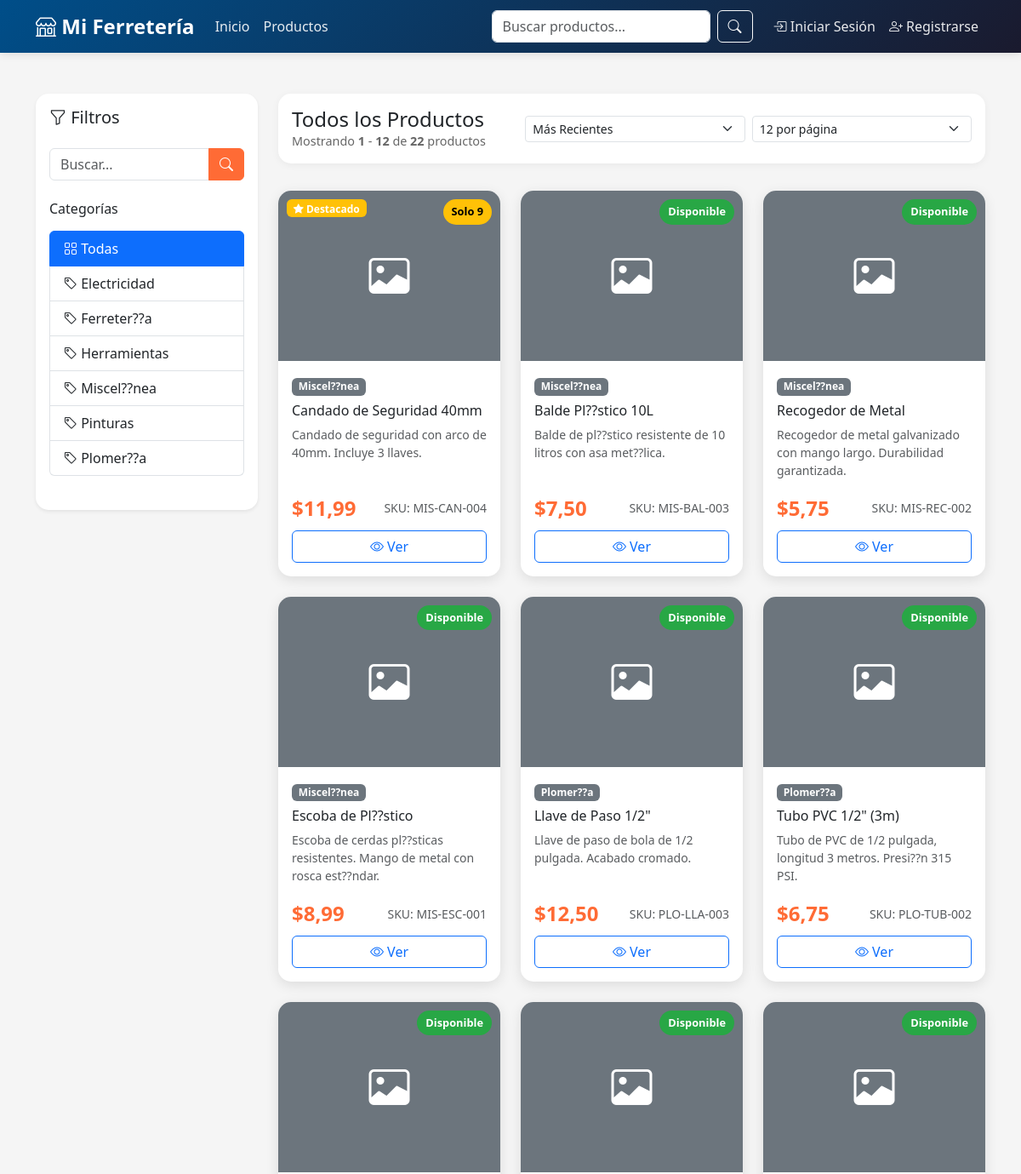
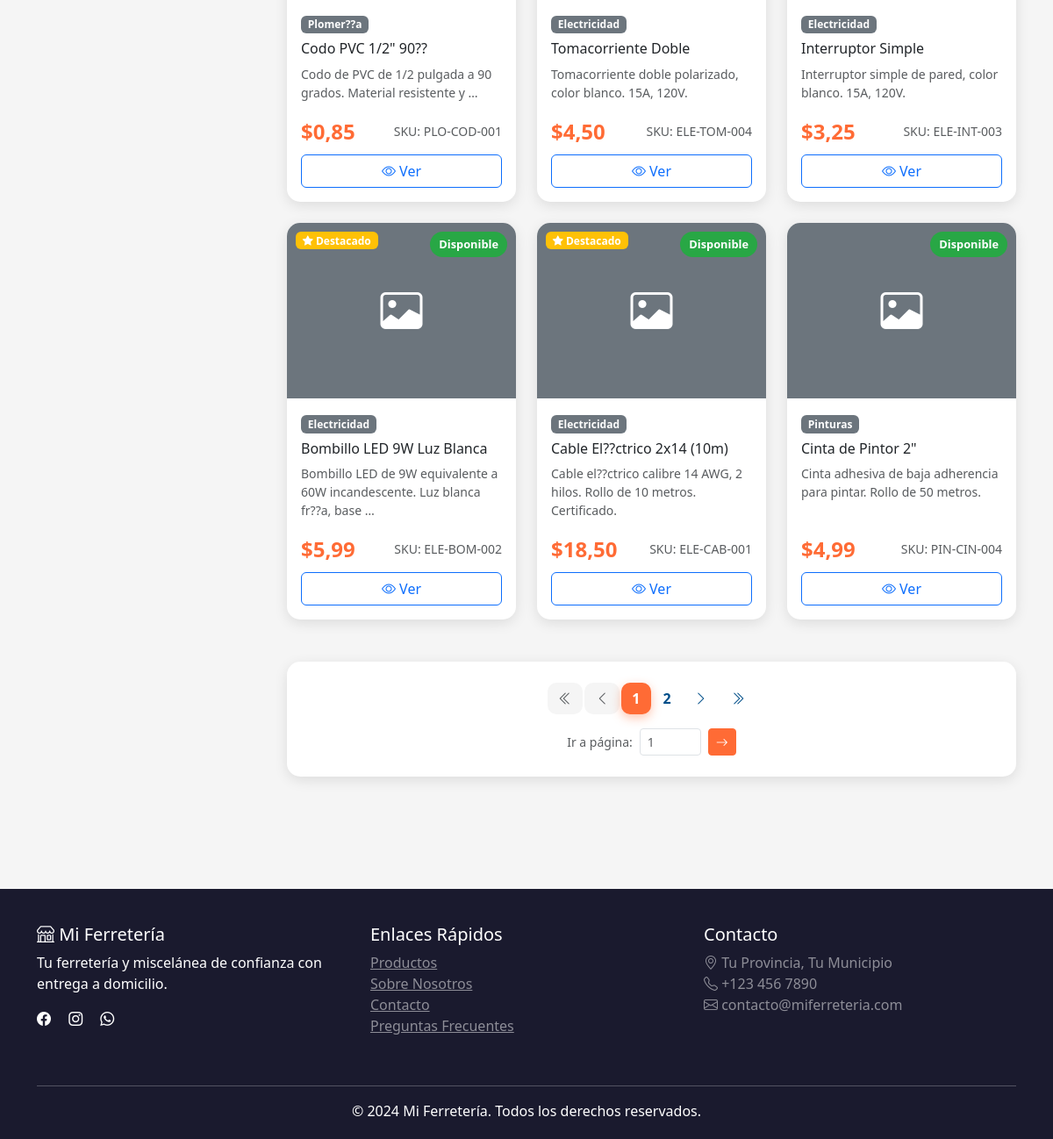
/productos/, run on the app's committed database (2 pictures, top to bottom).
### shop/models.py (models this page shows, shortened)
class Category(models.Model):
    name = models.CharField(max_length=100, verbose_name="Nombre")
    description = models.TextField(blank=True, verbose_name="Descripción")
    slug = models.SlugField(unique=True, db_index=True)  # ✅ ÍNDICE: Para búsquedas por slug
    created_at = models.DateTimeField(auto_now_add=True, db_index=True)  # ✅ ÍNDICE: Para ordenar
    class Meta:
        verbose_name = "Categoría"
        verbose_name_plural = "Categorías"
        ordering = ['name']
        indexes = [
            models.Index(fields=['name']),
        ]

class Product(models.Model):
    category = models.ForeignKey(
        Category,
        on_delete=models.CASCADE,
        related_name='products',
        verbose_name="Categoría",
        db_index=True  # ✅ ÍNDICE: Para búsquedas por categoría
    )
    name = models.CharField(max_length=200, verbose_name="Nombre", db_index=True)  # ✅ ÍNDICE: Para búsquedas
    description = models.TextField(verbose_name="Descripción")
    price = models.DecimalField(
        max_digits=10,
        decimal_places=2,
        validators=[MinValueValidator(Decimal('0.01'))],
        verbose_name="Precio",
        db_index=True  # ✅ ÍNDICE: Para ordenar por precio
    )
    stock = models.IntegerField(
        default=0,
        validators=[MinValueValidator(0)],
        verbose_name="Stock",
        db_index=True  # ✅ ÍNDICE: Para filtros de stock
    )
    image = models.ImageField(upload_to='products/', blank=True, null=True, verbose_name="Imagen")
    is_active = models.BooleanField(default=True, verbose_name="Activo", db_index=True)  # ✅ ÍNDICE: Filtro común
    featured = models.BooleanField(default=False, verbose_name="Destacado", db_index=True)  # ✅ ÍNDICE: Para featured
    sku = models.CharField(max_length=50, unique=True, verbose_name="SKU", db_index=True)  # ✅ ÍNDICE: Búsquedas por SKU
    created_at = models.DateTimeField(auto_now_add=True, db_index=True)  # ✅ ÍNDICE: Para ordenar
    updated_at = models.DateTimeField(auto_now=True)
    class Meta:
        verbose_name = "Producto"
        verbose_name_plural = "Productos"
        ordering = ['-created_at']
        indexes = [
            models.Index(fields=['category', 'is_active', '-created_at']),
            models.Index(fields=['featured', 'is_active']),
            models.Index(fields=['is_active', 'stock']),
            models.Index(fields=['name', 'is_active']),
        ]

### shop/views/products.py (the view, shortened to what this page needs)
# urls.py: path('productos/', views.product_list, name='product_list'),
def product_list(request):
    products = Product.objects.filter(is_active=True)
    categories = Category.objects.all()
    category_slug = request.GET.get('category')
    if category_slug:
        products = products.filter(category__slug=category_slug)
    query = request.GET.get('q')
    if query:
        products = products.filter(
            Q(name__icontains=query) |
            Q(description__icontains=query) |
            Q(sku__icontains=query)
        )
    sort_by = request.GET.get('sort', '-created_at')
    valid_sorts = {
        'price_asc': 'price',
        'price_desc': '-price',
        'name_asc': 'name',
        'name_desc': '-name',
        'newest': '-created_at',
        'oldest': 'created_at',
        'popular': '-featured',
    }
    if sort_by in valid_sorts:
        products = products.order_by(valid_sorts[sort_by])
    else:
        products = products.order_by('-created_at')
    try:
        items_per_page = int(request.GET.get('per_page', 12))
        if items_per_page not in [12, 24, 36, 48]:
            items_per_page = 12
    except (ValueError, TypeError):
        items_per_page = 12
    paginator = Paginator(products, items_per_page)
    try:
        page = int(request.GET.get('page', 1))
        if page < 1:
            page = 1
    except (ValueError, TypeError):
        page = 1
    try:
        products_page = paginator.page(page)
    except PageNotAnInteger:
        page = 1
        products_page = paginator.page(1)
    except EmptyPage:
        if paginator.num_pages > 0:
            products_page = paginator.page(paginator.num_pages)
        else:
            products_page = paginator.page(1)
    context = {
        'products': products_page,
        'categories': categories,
        'current_category': category_slug,
        'query': query,
        'sort_by': sort_by,
        'items_per_page': items_per_page,
        'paginator': paginator,
    }
    return render(request, 'shop/product_list.html', context)

### shop/templates/shop/product_list.html (shortened to what this page needs)
{% extends 'shop/base.html' %}
{% block content %}
<div class="container py-5" id="products-section">
    <div class="row">
        <div class="col-lg-3 mb-4 filters-sidebar">
            <div class="card shadow-sm" id="filtersCard">
                <div class="card-body">
                    <h5 class="card-title mb-4">
                        <i class="bi bi-funnel"></i> Filtros
                    </h5>
                    <div class="mb-4">
                        <form method="get" action="{% url 'shop:product_list' %}" id="searchForm">
                            <div class="input-group">
                                <input type="text"
                                       class="form-control"
                                       id="searchInput"
                                       name="q"
                                       placeholder="Buscar..."
                                       value="{{ query|default:'' }}"
                                       autocomplete="off">
                                <button class="btn btn-primary" type="submit">
                                    <i class="bi bi-search"></i>
                                </button>
                            </div>
                        </form>
                    </div>
                    <h6 class="mb-3">Categorías</h6>
                    <div class="list-group mb-4">
                        <a href="{% url 'shop:product_list' %}"
                           class="list-group-item list-group-item-action {% if not current_category %}active{% endif %}">
                            <i class="bi bi-grid"></i> Todas
                        </a>
                        {% for category in categories %}
                            <a href="?category={{ category.slug }}"
                               class="list-group-item list-group-item-action category-filter {% if current_category == category.slug %}active{% endif %}"
                               data-category="{{ category.slug }}">
                                <i class="bi bi-tag"></i> {{ category.name }}
                            </a>
                        {% endfor %}
                    </div>
                </div>
            </div>
        </div>
        <div class="col-lg-9">
            <div class="view-controls">
                <div class="row align-items-center">
                    <div class="col-md-4">
                        <h4 class="mb-0" id="productsTitle">
                            {% if current_category %}
                                {% for category in categories %}
                                    {% if category.slug == current_category %}
                                        {{ category.name }}
                                    {% endif %}
                                {% endfor %}
                            {% elif query %}
                                Resultados para "{{ query }}"
                            {% else %}
                                Todos los Productos
                            {% endif %}
                        </h4>
                        <p class="results-info mb-0">
                            Mostrando <strong id="startIndex">{{ products.start_index }}</strong> -
                            <strong id="endIndex">{{ products.end_index }}</strong> de
                            <strong id="totalProducts">{{ paginator.count }}</strong> productos
                        </p>
                    </div>
                    <div class="col-md-8">
                        <div class="row g-2">
                            <div class="col-md-6">
                                <select class="form-select form-select-sm" id="sortSelect">
                                    <option value="newest" {% if sort_by == 'newest' %}selected{% endif %}>Más Recientes</option>
                                </select>
                            </div>
                            <div class="col-md-6">
                                <select class="form-select form-select-sm" id="perPageSelect">
                                    <option value="12" {% if items_per_page == 12 %}selected{% endif %}>12 por página</option>
                                </select>
                            </div>
                        </div>
                    </div>
                </div>
            </div>
            <div id="productsContainer" class="position-relative">
                <div class="row g-4" id="productsGrid">
                    {% include 'shop/partials/product_grid.html' %}
                </div>
            </div>
            {% if paginator.num_pages > 1 %}
            <div class="pagination-wrapper mt-5" id="paginationWrapper">
                <nav aria-label="Navegación de productos">
                    <ul class="pagination justify-content-center mb-0" id="paginationNav">
                        <li class="page-item {% if not products.has_previous %}disabled{% endif %}">
                            <a class="page-link page-nav"
                               href="#"
                               data-page="1"
                               aria-label="Primera">
                                <i class="bi bi-chevron-double-left"></i>
                            </a>
                        </li>
                        <li class="page-item {% if not products.has_previous %}disabled{% endif %}">
                            <a class="page-link page-nav"
                               href="#"
                               data-page="{% if products.has_previous %}{{ products.previous_page_number }}{% else %}1{% endif %}"
                               aria-label="Anterior">
                                <i class="bi bi-chevron-left"></i>
                            </a>
                        </li>
                        {% for num in paginator.page_range %}
                            {% if num == products.number %}
                                <li class="page-item active">
                                    <span class="page-link">{{ num }}</span>
                                </li>
                            {% elif num > products.number|add:'-3' and num < products.number|add:'3' %}
                                <li class="page-item">
                                    <a class="page-link page-nav"
                                       href="#"
                                       data-page="{{ num }}">{{ num }}</a>
                                </li>
                            {% endif %}
                        {% endfor %}
                        <li class="page-item {% if not products.has_next %}disabled{% endif %}">
                            <a class="page-link page-nav"
                               href="#"
                               data-page="{% if products.has_next %}{{ products.next_page_number }}{% else %}{{ paginator.num_pages }}{% endif %}"
                               aria-label="Siguiente">
                                <i class="bi bi-chevron-right"></i>
                            </a>
                        </li>
                        <li class="page-item {% if not products.has_next %}disabled{% endif %}">
                            <a class="page-link page-nav"
                               href="#"
                               data-page="{{ paginator.num_pages }}"
                               aria-label="Última">
                                <i class="bi bi-chevron-double-right"></i>
                            </a>
                        </li>
                    </ul>
                </nav>
                <div class="text-center mt-3">
                    <div class="d-inline-flex align-items-center gap-2">
                        <span class="text-muted small">Ir a página:</span>
                        <input type="number"
                               id="gotoPageInput"
                               class="form-control form-control-sm"
                               style="width: 70px;"
                               min="1"
                               max="{{ paginator.num_pages }}"
                               placeholder="{{ products.number }}">
                        <button class="btn btn-sm btn-primary" id="gotoPageBtn">
                            <i class="bi bi-arrow-right"></i>
                        </button>
                    </div>
                </div>
            </div>
            {% endif %}
        </div>
    </div>
</div>
{% endblock %}

### shop/templates/shop/partials/product_grid.html (shortened to what this page needs)
{% load static %}
{% for product in products %}
<div class="col-lg-4 col-md-6 product-card-wrapper" data-product-id="{{ product.id }}">
    <div class="card h-100 product-card">
        <div class="position-relative product-image-container">
            {% if product.image %}
                <img src="{{ product.image.url }}"
                     class="card-img-top product-image"
                     alt="{{ product.name }}"
                     loading="lazy">
            {% else %}
                <div class="product-image bg-secondary d-flex align-items-center justify-content-center">
                    <i class="bi bi-image text-white" style="font-size: 3rem;"></i>
                </div>
            {% endif %}
            {% if product.stock == 0 %}
                <span class="stock-badge out-of-stock">Agotado</span>
            {% elif product.stock < 10 %}
                <span class="stock-badge low-stock">Solo {{ product.stock }}</span>
            {% else %}
                <span class="stock-badge in-stock">Disponible</span>
            {% endif %}
            {% if product.featured %}
                <span class="badge bg-warning position-absolute" style="top: 10px; left: 10px;">
                    <i class="bi bi-star-fill"></i> Destacado
                </span>
            {% endif %}
        </div>
        <div class="card-body d-flex flex-column">
            <div class="mb-2">
                <span class="badge bg-secondary">{{ product.category.name }}</span>
            </div>
            <h6 class="card-title">{{ product.name }}</h6>
            <p class="card-text text-muted small flex-grow-1">
                {{ product.description|truncatewords:12 }}
            </p>
            <div class="mt-auto">
                <div class="d-flex justify-content-between align-items-center mb-2">
                    <span class="price-tag">${{ product.price }}</span>
                    <small class="text-muted">SKU: {{ product.sku }}</small>
                </div>
                <div class="d-flex gap-2">
                    <a href="{% url 'shop:product_detail' product.pk %}"
                       class="btn btn-outline-primary flex-grow-1">
                        <i class="bi bi-eye"></i> Ver
                    </a>
                </div>
            </div>
        </div>
    </div>
</div>
{% endfor %}

### data on the page
Category: name "Electricidad"
Category: name "Ferreter??a"
Category: name "Herramientas"
Category: name "Miscel??nea"
Category: name "Pinturas"
Category: name "Plomer??a"
Product: stock "9", featured True (drawn), category.name "Miscel??nea", name "Candado de Seguridad 40mm", description "Candado de seguridad con arco de 40mm. Incluye 3 llaves.", price "11,99", sku "MIS-CAN-004"
Product: stock "Disponible", category.name "Miscel??nea", name "Balde Pl??stico 10L", description "Balde de pl??stico resistente de 10 litros con asa met??lica.", price "7,50", sku "MIS-BAL-003"
Product: stock "Disponible", category.name "Miscel??nea", name "Recogedor de Metal", description "Recogedor de metal galvanizado con mango largo. Durabilidad garantizada.", price "5,75", sku "MIS-REC-002"
Product: stock "Disponible", category.name "Miscel??nea", name "Escoba de Pl??stico", description "Escoba de cerdas pl??sticas resistentes. Mango de metal con rosca est??ndar.", price "8,99", sku "MIS-ESC-001"
Product: stock "Disponible", category.name "Plomer??a", name "Llave de Paso 1/2\"", description "Llave de paso de bola de 1/2 pulgada. Acabado cromado.", price "12,50", sku "PLO-LLA-003"
Product: stock "Disponible", category.name "Plomer??a", name "Tubo PVC 1/2\" (3m)", description "Tubo de PVC de 1/2 pulgada, longitud 3 metros. Presi??n 315 PSI.", price "6,75", sku "PLO-TUB-002"
Product: stock "Disponible", category.name "Plomer??a", name "Codo PVC 1/2\" 90??", description "Codo de PVC de 1/2 pulgada a 90 grados. Material resistente y …", price "0,85", sku "PLO-COD-001"
Product: stock "Disponible", category.name "Electricidad", name "Tomacorriente Doble", description "Tomacorriente doble polarizado, color blanco. 15A, 120V.", price "4,50", sku "ELE-TOM-004"
Product: stock "Disponible", category.name "Electricidad", name "Interruptor Simple", description "Interruptor simple de pared, color blanco. 15A, 120V.", price "3,25", sku "ELE-INT-003"
Product: stock "Disponible", featured True (drawn), category.name "Electricidad", name "Bombillo LED 9W Luz Blanca", description "Bombillo LED de 9W equivalente a 60W incandescente. Luz blanca fr??a, base …", price "5,99", sku "ELE-BOM-002"
Product: stock "Disponible", featured True (drawn), category.name "Electricidad", name "Cable El??ctrico 2x14 (10m)", description "Cable el??ctrico calibre 14 AWG, 2 hilos. Rollo de 10 metros. Certificado.", price "18,50", sku "ELE-CAB-001"
Product: stock "Disponible", category.name "Pinturas", name "Cinta de Pintor 2\"", description "Cinta adhesiva de baja adherencia para pintar. Rollo de 50 metros.", price "4,99", sku "PIN-CIN-004"

### other printed values
{{ products.start_index }} "1"
{{ products.end_index }} "12"
{{ paginator.count }} "22"
{{ num }} "1"
{{ num }} "2"
